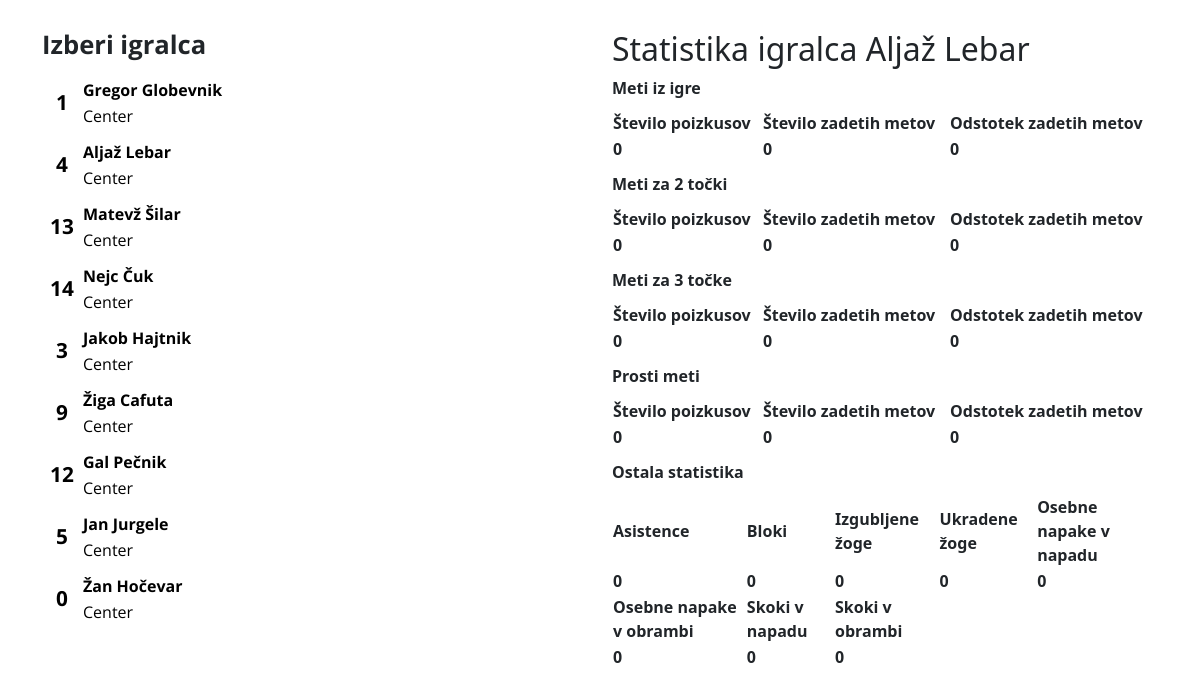
Page /final_stat?id=2 on the committed database.
### app/models.py (models this page shows, shortened)
class Players(db.Model):
    player_id = db.Column(db.Integer, primary_key=True, autoincrement=True)
    full_name = db.Column(db.String(50), index=True, nullable=False)
    jersey_no = db.Column(db.String(50), index=True, nullable=False)
    pa_1 = db.Column(db.Integer, index=True)
    pm_1 = db.Column(db.Integer, index=True)
    pa_2 = db.Column(db.Integer, index=True)
    pm_2 = db.Column(db.Integer, index=True)
    pa_3 = db.Column(db.Integer, index=True)
    pm_3 = db.Column(db.Integer, index=True)
    fouls_o = db.Column(db.Integer, index=True)
    fouls_d = db.Column(db.Integer, index=True)
    rebounds_o = db.Column(db.Integer, index=True)
    rebounds_d = db.Column(db.Integer, index=True)
    assists = db.Column(db.Integer, index=True)
    turnovers = db.Column(db.Integer, index=True)
    blocks = db.Column(db.Integer, index=True)
    steals = db.Column(db.Integer, index=True)
    id_positon = db.Column(db.Integer, db.ForeignKey('positions.position_id'), nullable=False)
    id_opponent = db.Column(db.Integer, db.ForeignKey('opponents.opponent_id'))

### app/routes.py (the view)
@app.route('/final_stat', methods=['GET', 'POST'])
def final_stat():
    selected_id = request.args.get('id', None)
    players = Players.query.all()
    current_opponent = Opponents.query.filter_by(date=date.today()).first()
    selected_player = Players.query.filter_by(player_id=selected_id).first()
    if selected_id is None:
        fga = 0
        fgm = 0
        percentage1 = 0
        percentage2 = 0
        percentage3 = 0
        percentage_fg = 0
    else:
        fga = selected_player.pa_2 + selected_player.pa_3
        fgm = selected_player.pm_2 + selected_player.pm_3
        if fga == 0:
            percentage_fg = 0
        else:
            percentage_fg = round((fgm / fga) * 100)
        if selected_player.pa_1 == 0:
            percentage1 = 0
        else:
            percentage1 = round((selected_player.pm_1 / selected_player.pa_1) * 100)
        if selected_player.pa_2 == 0:
            percentage2 = 0
        else:
            percentage2 = round((selected_player.pm_2 / selected_player.pa_2) * 100)
        if selected_player.pa_3 == 0:
            percentage3 = 0
        else:
            percentage3 = round((selected_player.pm_3 / selected_player.pa_3) * 100)
    return render_template('final_stat.html', current_opponent=current_opponent, players=players,
                           selected_player=selected_player, fga=fga, fgm=fgm, percentage1=percentage1,
                           percentage2=percentage2, percentage3=percentage3, percentage_fg=percentage_fg)

### app/templates/final_stat.html (shortened to what this page needs)
<!DOCTYPE html>
<html lang="en">
<head>
    <link rel="stylesheet" href="{{ url_for('static',filename='style.css') }}">
    <link href="https://cdn.jsdelivr.net/npm/bootstrap@5.1.0/dist/css/bootstrap.min.css" rel="stylesheet">
    <link rel="stylesheet" href="/static/css/base.css">
    <link rel="stylesheet" href="/static/css/playerList.css">
</head>
<body>
    <div class="container">
        <div class="row">
            <div class="col">
                <h1>Izberi igralca</h1>
                <div class="side-players">
                    {% for player in players %}
                        <a href="{{ url_for('final_stat', id=player.player_id) }}" class="player" id="{{ player.player_id }}">
                            <table>
                                <tr>
                                    <td rowspan="2" class="player-id">
                                        <div>{{ player.jersey_no }}</div>
                                    </td>
                                    <td>
                                        <div class="player-name">{{ player.full_name }}</div>
                                    </td>
                                </tr>
                                <tr>
                                    <td>
                                        <div class="player-pos">Center</div>
                                    </td>
                                </tr>
                            </table>
                        </a>
                    {% endfor  %}
                </div>
            </div>
            <div class="col">
                <h2>Statistika igralca {{ selected_player.full_name }}</h2>
                <table>
                    <tr>
                        <td>Število poizkusov</td>
                        <td>Število zadetih metov</td>
                        <td>Odstotek zadetih metov</td>
                    </tr>
                    <tr>
                        <td id="fga">{{ fga }}</td>
                        <td id="fgm">{{ fgm }}</td>
                        <td id="percentage_fg">{{ percentage_fg }}</td>
                    </tr>
                </table>
                <table>
                    <tr>
                        <td>Število poizkusov</td>
                        <td>Število zadetih metov</td>
                        <td>Odstotek zadetih metov</td>
                    </tr>
                    <tr>
                        <td id="pa2">{{ selected_player.pa_2 }}</td>
                        <td id="pm2">{{ selected_player.pm_2 }}</td>
                        <td id="percentage2">{{ percentage2 }}</td>
                    </tr>
                </table>
                <table>
                    <tr>
                        <td>Število poizkusov</td>
                        <td>Število zadetih metov</td>
                        <td>Odstotek zadetih metov</td>
                    </tr>
                    <tr>
                        <td id="pa3">{{ selected_player.pa_3 }}</td>
                        <td id="pm3">{{ selected_player.pm_3 }}</td>
                        <td id="percentage3">{{ percentage3 }}</td>
                    </tr>
                </table>
                <table>
                    <tr>
                        <td>Število poizkusov</td>
                        <td>Število zadetih metov</td>
                        <td>Odstotek zadetih metov</td>
                    </tr>
                    <tr>
                        <td id="pa1">{{ selected_player.pa_1 }}</td>
                        <td id="pm1">{{ selected_player.pm_1 }}</td>
                        <td id="percentage1">{{ percentage1 }}</td>
                    </tr>
                </table>
                <table>
                    <tr>
                        <td>Asistence</td>
                        <td>Bloki</td>
                        <td>Izgubljene žoge</td>
                        <td>Ukradene žoge</td>
                        <td>Osebne napake v napadu</td>
                    </tr>
                    <tr>
                        <td id="ast">{{ selected_player.assists }}</td>
                        <td id="blk">{{ selected_player.blocks }}</td>
                        <td id="to">{{ selected_player.turnovers }}</td>
                        <td id="stl">{{ selected_player.steals }}</td>
                        <td id="opf">{{ selected_player.fouls_o }}</td>
                    </tr>
                    <tr>
                        <td>Osebne napake v obrambi</td>
                        <td>Skoki v napadu</td>
                        <td>Skoki v obrambi</td>
                    </tr>
                    <tr>
                        <td id="dpf">{{ selected_player.fouls_d }}</td>
                        <td id="oreb">{{ selected_player.rebounds_o }}</td>
                        <td id="dreb">{{ selected_player.rebounds_d }}</td>
                    </tr>
                </table>
            </div>
        </div>
    </div>
</body>
</html>

### app/static/css/playerList.css (style rules this page uses)
h1 { font-family: 'Open Sans', sans-serif; font-size: 1.6em; font-weight: bold; }
body { background-color: white; padding: 30px; }
div { font-weight:bold; }
.side-players { height: 100%; width: 40%; margin-top: 16px; }
a { text-decoration: none; }
table { margin: 10px 0; padding: 7px 0; width: 100%; border: none; border-radius: 10px; }
.player-id { font-family: 'Open Sans', sans-serif; font-weight: bold; color: black; font-size: 1.3em; width: 40px; text-align: center; }
.player-name { font-family: 'Open Sans', sans-serif; font-weight: bold; color: black; }
.player-pos { font-family: 'Open Sans', sans-serif; font-weight: lighter; color: black; }
@media screen and (max-width: 1200px) { .side-players { width: 40%; } }

### rows in the picture
Players: jersey_no "1", full_name "Gregor Globevnik"
Players: jersey_no "4", full_name "Aljaž Lebar", pa_2 "0", pm_2 "0", pa_3 "0", pm_3 "0", pa_1 "0", pm_1 "0", assists "0", blocks "0", turnovers "0", steals "0", fouls_o "0", fouls_d "0", rebounds_o "0", rebounds_d "0"
Players: jersey_no "13", full_name "Matevž Šilar"
Players: jersey_no "14", full_name "Nejc Čuk"
Players: jersey_no "3", full_name "Jakob Hajtnik"
Players: jersey_no "9", full_name "Žiga Cafuta"
Players: jersey_no "12", full_name "Gal Pečnik"
Players: jersey_no "5", full_name "Jan Jurgele"
Players: jersey_no "0", full_name "Žan Hočevar"

### other values in the picture
{{ fga }} "0"
{{ fgm }} "0"
{{ percentage_fg }} "0"
{{ percentage2 }} "0"
{{ percentage3 }} "0"
{{ percentage1 }} "0"
